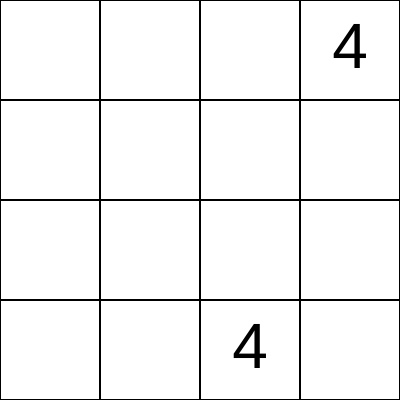
Frame 1 (no input)
Frame 60 (no input): identical to frame 1, image omitted
Frame 120 (the mouse pressed at the canvas centre since frame 60): identical to frame 1, image omitted

The p5.js sketch that drew this single still picture (run headless with seeded random() and noise() and a simulated clock; from frame 60 on, the mouse is pressed at the canvas centre):

// p5.js sketch
// ── sketch.js
let grid;
let score = 0;

function blankGrid() {
  return [
    [0, 0, 0, 0],
    [0, 0, 0, 0],
    [0, 0, 0, 0],
    [0, 0, 0, 0]
  ];
}

function setup() {
  createCanvas(400, 400);
  grid = blankGrid();
  addNumber();
  addNumber();
}

function compare(a, b) {
  for(let i = 0; i < 4; i++) {
    for(let j = 0; j < 4; j++) {
      if(a[i][j] != b[i][j]) {
        return true;
      }
    }
  }
  return false;
}

function copyGrid(grid) {
  let extra = blankGrid();
  for(let i = 0; i < 4; i++) {
    for(let j = 0; j < 4; j++) {
      extra[i][j] = grid[i][j];
    }
  }
  return extra;
}

function flipGrid(grid) {
  for(let i = 0; i < 4; i++) {
    grid[i].reverse();
  }
  return grid;
}

function rotateGrid(grid) {
  let newGrid = blankGrid();
  for(let i = 0; i < 4; i++) {
    for(let j = 0; j < 4; j++) {
      newGrid[i][j] = grid[j][i];
    }
  }
  return newGrid;
}

function keyPressed() {
  let flipped = false;
  let rotated = false;
  let played = true;

  if(keyCode === DOWN_ARROW) {

  } else if(keyCode === UP_ARROW) {
    grid = flipGrid(grid);
    flipped = true;
  } else if(keyCode === RIGHT_ARROW) {
    grid = rotateGrid(grid);
    rotated = true;
  } else if(keyCode === LEFT_ARROW) {
    grid = rotateGrid(grid);
    grid = flipGrid(grid);
    rotated = true;
    flipped = true;
  } else {
    played = false;
  }

  if(played == true) {

    let past = copyGrid(grid);
    for(let i = 0; i < 4; i++) {
      grid[i] = operate(grid[i]);
    }
    let changed = compare(past, grid);

    if(flipped) {
      grid = flipGrid(grid);
    }

    if(rotated) {
      grid = rotateGrid(grid);
      grid = rotateGrid(grid);
      grid = rotateGrid(grid);
    }

    if(changed) {
      addNumber();
    }
  }
}

function operate(row) {
  row = slide(row);
  row = combine(row);
  row = slide(row);
  return row;
}

function slide(row) {
  let arr = row.filter(val => val);
  let missing = 4 - arr.length;
  let zeros = Array(missing).fill(0);
  arr = zeros.concat(arr);
  return arr;
}

function combine(row) {
  for(let i = 3; i >= 0; i--) {
      let a = row[i];
      let b = row[i - 1];
      if(a == b) {
        row[i] = a + b;
        row[i - 1] = 0;
      }
  }
  return row;
}

function addNumber() {
  let options = [];
  for(let i = 0; i < 4; i++) {
    for(let j = 0; j < 4; j++) {
      if(grid[i][j] == 0) {
        options.push({
          x:i,
          y:j
        });
      }
    }
  }

  if(options.length > 0) {
    let spot = random(options);
    let r = random(1);
    grid[spot.x][spot.y] = r > 0.5 ? 2 : 4;
  }
}

function draw() {
  background(255);
  drawGrid();
}

function drawGrid() {
  let w = 100;
  for(let i = 0; i < 4; i++) {
    for(let j = 0; j < 4; j++) {
      noFill();
      strokeWeight(2);
      stroke(0);
      rect(i*w, j*w, w, w);
      let val = grid[i][j];
      if(grid[i][j] != 0) {
        textAlign(CENTER, CENTER);
        textSize(64);
        fill(0);
        noStroke();
        text(val, i*w + w/2, j*w + w/2);
      }
    }
  }
}

// ── config.js
let sizesColors = {
  "2": {
    size: 64,
    color:"#FFF999"
  },
  "4": {
    size: 64,
    color: "#C35956"
  },
  "8": {
    size: 64,
    color: "#49BB6C"
  },
  "16": {
    size: 64,
    color: "#69CAAA"
  },
  "32": {
    size: 64,
    color: "#2494C1"
  },
  "64": {
    size: 64,
    color: "#EEE350"
  },
  "128": {
      size: 36,
      color: "#F1C500"
  },
  "256": {
    size: 36,
    color: "#999500"
  },
  "512": {
    size: 36,
    color: "#9659A7"
  },
  "1024": {
    size: 18,
    color: "#9703A7"
  },
  "2048": {
    size: 18,
    color: "#9659A7"
  }
};

// ── reference.js
let input, button, greeting;

function setup() {
  createCanvas(600, 400);

  input = createInput();
  input.position(20,65);

  button = createButton('Submit');
  button.position(input.x + input.width, 65);
  button.mousePressed(greet);

  greeting = createElement('h2', 'What is your name?');
  greeting.position(20, 5);

  textAlign(CENTER);
  textSize(50);
}

// function draw() {
//
// }

function greet() {
  let name = input.value();
  greeting.html('hello ' + name + '!');
  input.value('');

  for(let i = 0; i < 200; i++) {
    push();
    fill(random(255), 255, 255);
    translate(random(width), random(height));
    rotate(random(2*PI));
    text(name, 0, 0);
    pop();
  }
}
